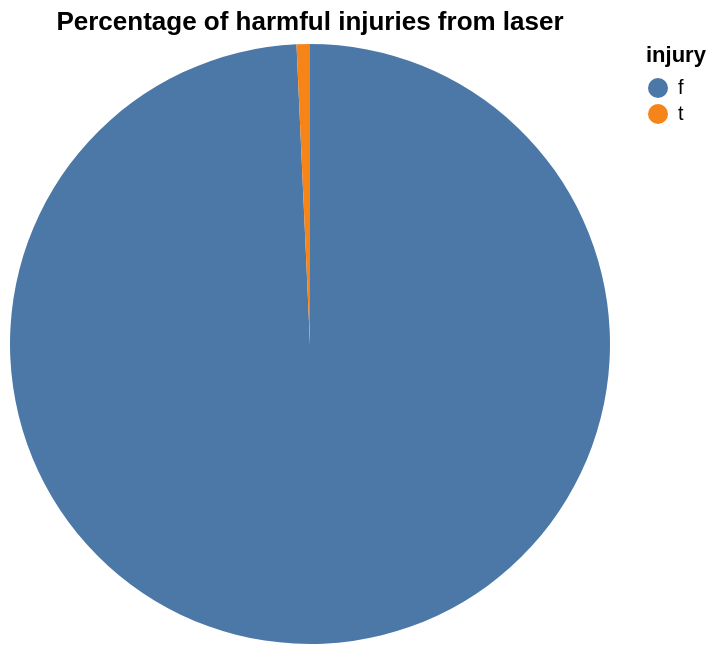

Notebook code cell kept with this figure:
### Markdown cell above
### What percentage of laser incidents cause significant harm? Used a pie chart to show the percentage in comparison of harmful and non harmful incidents, makes it easier to understand the proportion as its a circle.

### Code cell
injury_status = michigan_laser["injury"].value_counts()
print(injury_status)

injury_percent = (injury_status / injury_status.sum()) * 100
harm_df = injury_percent.reset_index()
harm_df.columns = ['injury', 'percentage']

alt.Chart(harm_df).mark_arc().encode(
    theta=alt.Theta(field="percentage", type="quantitative"),
    color=alt.Color(field="injury", type="nominal"),
    tooltip=[
        alt.Tooltip("injury", title="Harmful?"),
        alt.Tooltip("percentage", format=".2f")
    ]
).properties(
    title="Percentage of harmful injuries from laser"
)

### Figure 1 — Vega specification as saved in the notebook (floating-point values rounded to 4 significant figures)
{"$schema": "https://vega.github.io/schema/vega/v6.json", "data": [{"name": "source_0", "values": [{"injury": "f", "percentage": 99.28, "percentage_end": 99.28, "percentage_start": 0.0}, {"injury": "t", "percentage": 0.7177, "percentage_end": 100.0, "percentage_start": 99.28}]}, {"name": "source_0_color_domain_injury", "values": [{"injury": "f"}, {"injury": "t"}]}], "marks": [{"type": "arc", "name": "marks", "from": {"data": "source_0"}, "encode": {"update": {"startAngle": {"field": "percentage_end", "scale": "theta"}, "y": {"signal": "height", "mult": 0.5}, "outerRadius": {"signal": "min(width,height)/2"}, "innerRadius": {"value": 0}, "fill": {"field": "injury", "scale": "color"}, "endAngle": {"field": "percentage_start", "scale": "theta"}, "tooltip": {"signal": "{\"Harmful?\": isValid(datum[\"injury\"]) ? datum[\"injury\"] : \"\"+datum[\"injury\"], \"percentage\": format(datum[\"percentage\"], \".2f\")}"}, "x": {"signal": "width", "mult": 0.5}}}, "style": ["arc"]}], "scales": [{"name": "theta", "type": "linear", "domain": {"data": "source_0", "fields": ["percentage_start", "percentage_end"]}, "range": [0, 6.283], "zero": true}, {"name": "color", "type": "ordinal", "domain": {"data": "source_0_color_domain_injury", "field": "injury", "sort": true}, "range": "category"}], "title": {"text": "Percentage of harmful injuries from laser", "frame": "group"}, "width": 300, "legends": [{"fill": "color", "symbolType": "circle", "title": "injury"}], "style": "view", "padding": 5, "height": 300, "background": "white"}
